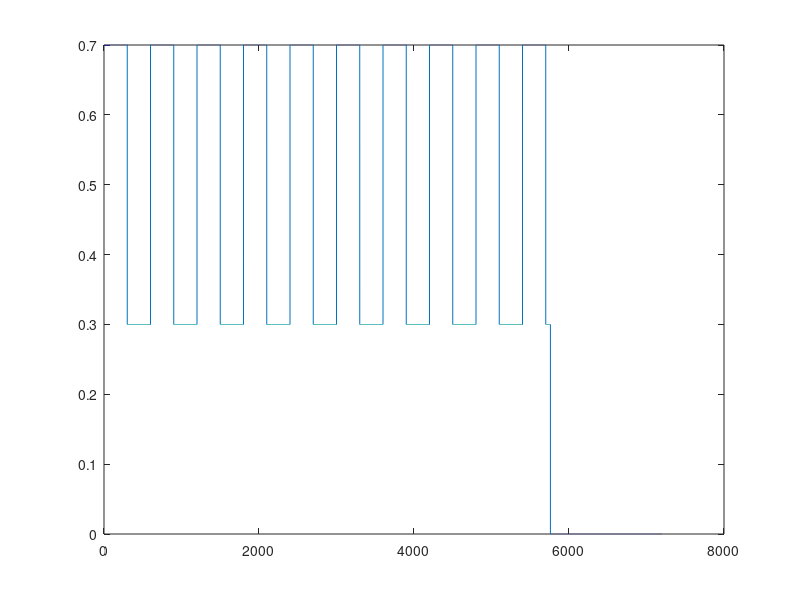

MATLAB code for this plot:
%% BMS Project - Initialization Script
% Run this before opening/simulating the Simulink model, or set it as the
% model's PreLoadFcn (Model Properties > Callbacks).

clear; clc;

%% --- Cell electrical parameters (per cell, Li-ion ~18650-type example) ---
Q_nom   = 2.5;      % Nominal capacity [Ah]
R0      = 0.05;      % Ohmic internal resistance [Ohm]
R1      = 0.02;      % RC branch resistance [Ohm]
C1      = 3000;       % RC branch capacitance [F]  (tau = R1*C1 ~ 60s)
V_nom   = 3.7;        % Nominal voltage [V]

%% --- OCV vs SoC lookup table (typical Li-ion NMC shape, 0-1 SoC) ---
SoC_table = (0:0.05:1)';
OCV_table = [3.00; 3.35; 3.45; 3.50; 3.55; 3.58; 3.62; 3.65; 3.68; 3.71; ...
    3.75; 3.79; 3.83; 3.87; 3.92; 3.98; 4.05; 4.11; 4.15; 4.18; 4.20];

%% --- Initial conditions (intentionally unbalanced for demo purposes) ---
SoC1_init = 0.90;   % Cell 1 starts higher (will be bled down)
SoC2_init = 0.85;
SoC3_init = 0.80;

SoC1_est_init = 0.92; 
SoC2_est_init = 0.87;
SoC3_est_init = 0.82;

Vrc1_init = 0;
Vrc2_init = 0;
Vrc3_init = 0;

% BMS Safety Limits (Simulation Assumptions)
V_cell_max    = 4.25;  % Overvoltage protection limit [V]
V_cell_min    = 2.80;  % Undervoltage protection limit [V]
I_pack_max    = 3.00;  % Overcurrent protection limit [A]
SoC_max_limit = 0.98;  % High SoC threshold [-]
SoC_min_limit = 0.05;  % Low SoC threshold [-]

%% --- Balancing controller parameters ---
SoC_thresh = 0.03;   % Turn ON bleed once 3% above the pack minimum
SoC_hyst   = 0.01;   % Turn OFF once within 2% (thresh - hyst) of minimum
R_bleed = 33;      % Bleed resistor value [Ohm] (sized for desired bleed current)

%% --- SoC estimator parameters ---
Ts_soc        = 1;     % SoC estimator sample time [s]
I_rest_thresh = 0.05;  % Current below this [A] treated as "at rest" for OCV correction

%% --- Simulation settings ---
Ts_sim = 0.1;           % Simulation fixed-step size [s]
Tend = 7200;          % Total simulation time [s] (2 hours)

%% --- BMS demonstration load profile ---

t_profile = (0:Ts_sim:Tend)';

period = 600;          % 600 s period
duty_cycle = 0.5;      % 50% duty cycle

phase = mod(t_profile, period) / period;

% 0.7 A / 0.3 A alternating discharge
I_profile = 0.5 + 0.2*(phase < duty_cycle) ...
    - 0.2*(phase >= duty_cycle);

% Final rest period for OCV recovery
I_profile(t_profile > Tend*0.8) = 0;

load_current = [t_profile, I_profile];

disp('BMS initialization complete. Parameters loaded to workspace.');
plot(t_profile, I_profile)
